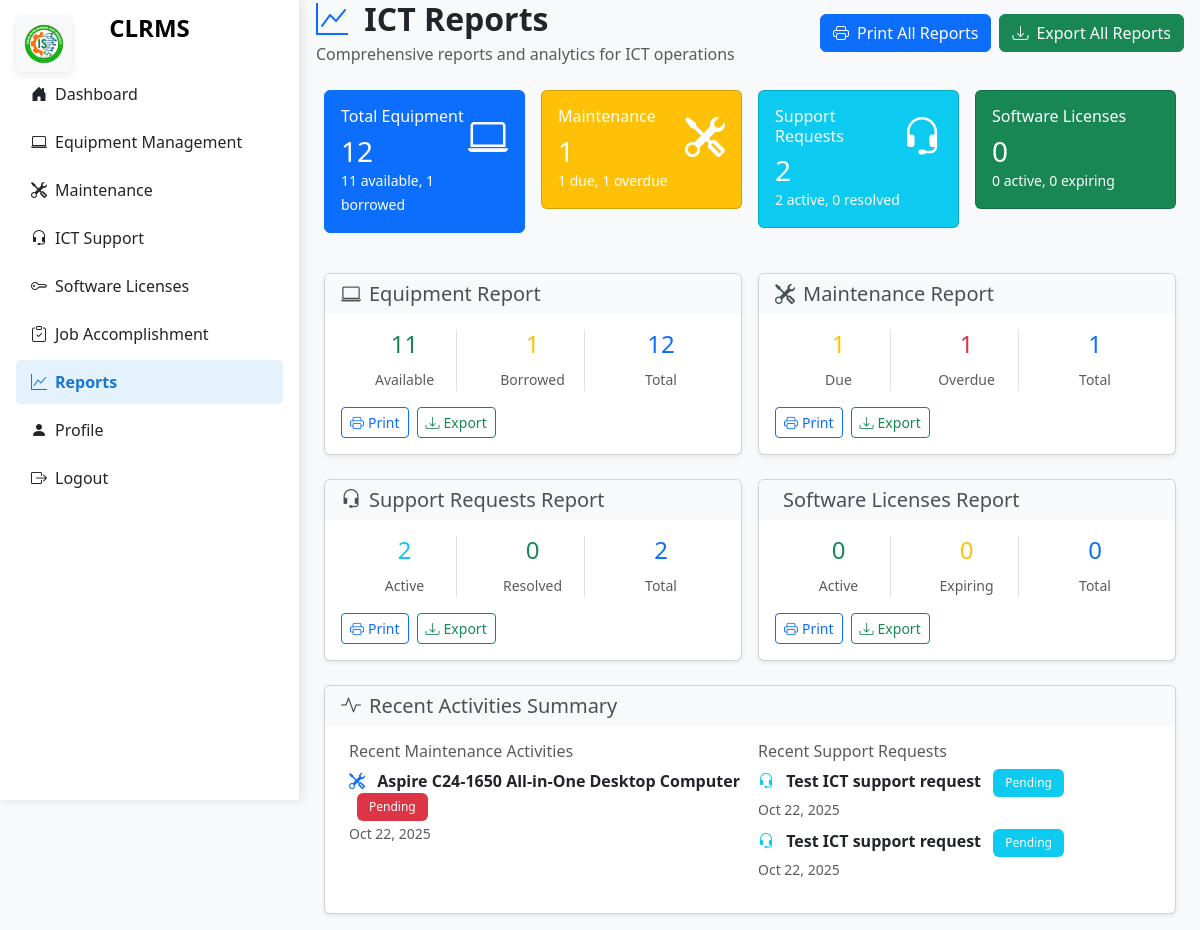
/pages/ict_reports.php (signed in), run on the app's committed database.
### tables this page shows
CREATE TABLE `maintenance_records` (
  `id` int(11) NOT NULL,
  `equipment_id` int(11) NOT NULL,
  `type` enum('Maintenance','Repair') DEFAULT 'Maintenance',
  `issue_description` text NOT NULL,
  `maintenance_date` date NOT NULL,
  `repair_status` enum('Pending','In Progress','Completed') DEFAULT 'Pending',
  `notes` text DEFAULT NULL,
  `photo` varchar(255) DEFAULT NULL,
  `due_date` date DEFAULT NULL
);

CREATE TABLE `equipment` (
  `id` int(11) NOT NULL,
  `name` varchar(100) NOT NULL,
  `serial_number` varchar(100) NOT NULL,
  `model` varchar(100) DEFAULT NULL,
  `status` enum('Available','Borrowed','Maintenance','Repair','Retired','Under Repair','Disposed','Transferred') DEFAULT 'Available',
  `location` varchar(100) NOT NULL,
  `category` varchar(50) DEFAULT 'Equipment',
  `remarks` text DEFAULT NULL,
  `date_transferred` date DEFAULT NULL,
  `installation_date` date DEFAULT NULL,
  `last_maintenance_date` date DEFAULT NULL,
  `next_maintenance_date` date DEFAULT NULL,
  `maintenance_interval_months` int(11) DEFAULT 6,
  `last_updated_by` int(11) DEFAULT NULL,
  `last_updated_at` datetime DEFAULT NULL,
  `is_archived` tinyint(1) DEFAULT 0
);

CREATE TABLE `ict_support_requests` (
  `id` int(11) NOT NULL,
  `requester_name` varchar(255) NOT NULL,
  `department` varchar(255) NOT NULL,
  `request_date` date NOT NULL,
  `request_time` time NOT NULL,
  `nature_of_request` text NOT NULL,
  `action_taken` text DEFAULT NULL,
  `photo` varchar(255) DEFAULT NULL,
  `status` enum('Pending','In Progress','Resolved','Cancelled') DEFAULT 'Pending',
  `created_at` timestamp NOT NULL DEFAULT current_timestamp(),
  `updated_at` timestamp NOT NULL DEFAULT current_timestamp() ON UPDATE current_timestamp()
);

### pages/ict_reports.php (the view, shortened to what the rows shown need)
<?php
require_once '../classes/MaintenanceService.php';
require_once '../classes/ICTSupport.php';
$maintenanceService = new MaintenanceService();
$ictSupport = new ICTSupport();
try {
    $maintenanceRecords = $maintenanceService->getAllMaintenance();
    $supportRequests = $ictSupport->getAllRequests();
} catch (Exception $e) {
    error_log('[ICT Reports Error] ' . $e->getMessage(), 3, __DIR__ . '/../logs/error.log');
    $totalEquipment = $availableEquipment = $borrowedEquipment = 0;
    $allEquipmentList = [];
    $maintenanceRecords = $dueMaintenance = $overdueMaintenance = [];
    $supportRequests = [];
    $activeRequests = $resolvedRequests = 0;
    $softwareList = [];
    $activeSoftware = $expiringSoftware = 0;
}
?>
<!DOCTYPE html>
<html lang="en">
<head>
    <link href="https://cdn.jsdelivr.net/npm/bootstrap@5.3.0/dist/css/bootstrap.min.css" rel="stylesheet">
    <link href="https://cdn.jsdelivr.net/npm/bootstrap-icons@1.10.5/font/bootstrap-icons.css" rel="stylesheet">
    <link href="../assets/css/style.css" rel="stylesheet">
    <link href="../assets/css/ict_portal.css" rel="stylesheet">
</head>
<body class="bg-light ict-portal">
    <main class="main-content">
        <div class="container-fluid px-4">
            <div class="d-flex justify-content-between align-items-center mb-4">
                <div>
                    <h2 class="fw-bold mb-1">
                        <i class="bi bi-graph-up me-2 text-primary"></i>
                    </h2>
                </div>
            </div>
            <div class="row">
                <div class="col-12">
                    <div class="card shadow-sm">
                        <div class="card-body">
                            <div class="row">
                                <div class="col-md-6">
                                    <ul class="list-unstyled">
                                        <?php
                                        $recentMaintenance = array_slice($maintenanceRecords, 0, 5);
                                        foreach ($recentMaintenance as $maintenance):
                                        ?>
                                            <li class="mb-2">
                                                <i class="bi bi-tools text-primary me-2"></i>
                                                <strong><?= htmlspecialchars($maintenance['equipment_name'] ?? 'Unknown') ?></strong>
                                                <span class="badge bg-<?= match($maintenance['repair_status']) {
                                                    'Completed' => 'success',
                                                    'In Progress' => 'warning',
                                                    'Pending' => 'danger',
                                                    default => 'secondary'
                                                } ?> ms-2">
                                                    <?= htmlspecialchars($maintenance['repair_status']) ?>
                                                </span>
                                                <br><small class="text-muted"><?= date('M d, Y', strtotime($maintenance['maintenance_date'])) ?></small>
                                            </li>
                                        <?php endforeach; ?>
                                    </ul>
                                </div>
                                <div class="col-md-6">
                                    <ul class="list-unstyled">
                                        <?php
                                        $recentSupport = array_slice($supportRequests, 0, 5);
                                        if (empty($recentSupport)): ?>
                                            <li class="text-muted">No recent support requests</li>
                                        <?php else:
                                            foreach ($recentSupport as $request):
                                        ?>
                                            <li class="mb-2">
                                                <i class="bi bi-headset text-info me-2"></i>
                                                <strong><?= htmlspecialchars($request['nature_of_request'] ?? 'Support Request') ?></strong>
                                                <span class="badge bg-info ms-2">Pending</span>
                                                <br><small class="text-muted"><?= date('M d, Y', strtotime($request['request_date'])) ?></small>
                                            </li>
                                        <?php endforeach;
                                        endif; ?>
                                    </ul>
                                </div>
                            </div>
                        </div>
                    </div>
                </div>
            </div>
        </div>
    </main>
</body>
</html>

### data on the page
maintenance_records: equipment.name "Aspire C24-1650 All-in-One Desktop Computer", repair_status "Pending", maintenance_date "Oct 22, 2025"
ict_support_requests: nature_of_request "Test ICT support request", request_date "Oct 22, 2025"
ict_support_requests: nature_of_request "Test ICT support request", request_date "Oct 22, 2025"

### other printed values
$totalEquipment "12"
$availableEquipment "11"
$borrowedEquipment "1"
count($maintenanceRecords) "1"
count($dueMaintenance) "1"
count($overdueMaintenance) "1"
count($supportRequests) "2"
$activeRequests "2"
$resolvedRequests "0"
count($softwareList) "0"
$activeSoftware "0"
$expiringSoftware "0"
